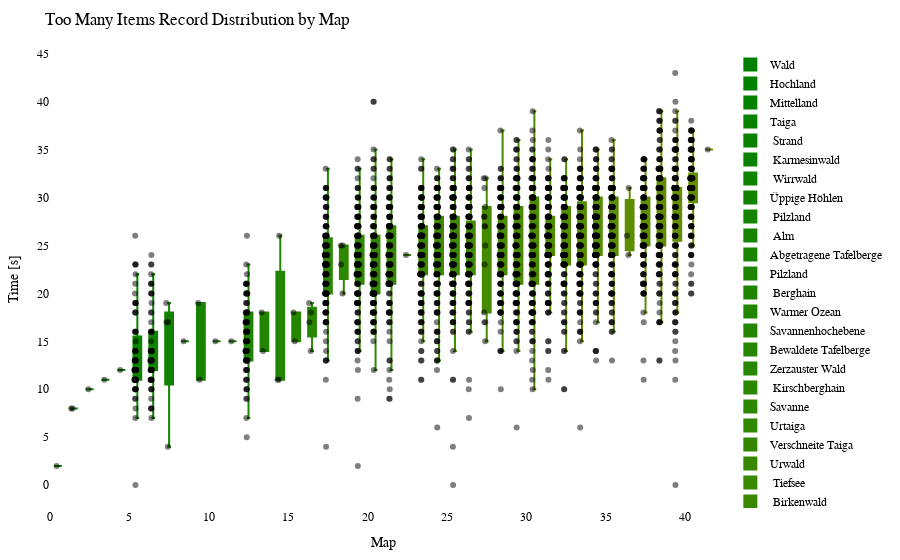

Notebook code cell kept with this figure:
### Code cell
import plotly.graph_objects as go
import plotly.io as pio

df = getRecordsDataframe(minigame="Sammelwahn")

# sort df columns by mean value 
df = df.reindex(df.mean().sort_values().index, axis=1)

# drop sum column
df = df.drop(columns=["Sum"])

# remove "Punkte" from all columns
df.columns = df.columns.str.replace('Punkte', '')

cmap = LinearSegmentedColormap.from_list("green_orange", ["green", "orange"])
colors = [to_hex(cmap(i / (num_columns - 1))) for i in range(num_columns)]

# Calculate the offset for centering the data points
num_columns = len(df.columns)
offset = 0.5

# Create a Swarm plot using Plotly
fig = go.Figure()

for i, (column, color) in enumerate(zip(df.columns, colors)):
    x_values = [i + offset] * len(df[column])  # Adjust x-values with offset for horizontal centering
    fig.add_trace(go.Box(x=x_values,
                         y=df[column],
                         name=column,
                         boxpoints='all',
                         pointpos=-0.5,  # Adjust point position to prevent overlapping
                         marker=dict(color='rgba(0,0,0,0.5)', size=6),  # Adjust marker color and size
                         line=dict(color=color),
                         fillcolor=color,
                         hovertext=df_to_html.index,
                         hoverinfo='name+text+y',
                         showlegend=True))

fig.update_layout(title="Too Many Items Record Distribution by Map",
                  xaxis=dict(title="Map"),
                  yaxis=dict(title="Time [s]"),
                  showlegend=True,
                  font=dict(family="Arial", size=12, color="black"),  # Customize font
                  plot_bgcolor="white",  # Set background color
                  margin=dict(l=50, r=50, t=50, b=50),  # Adjust margins for better layout
                  )

pio.show(fig)

pio.write_html(fig, "out/sammel_swarm_plot.html")

### Figure 1 — Plotly figure (JSON) as saved in the notebook; plotly's stock layout.template omitted (floating-point values rounded to 4 significant figures; data arrays with more than 128 entries replaced by an {"elided": "..."} marker saying what was removed)
{"data": [{"boxpoints": "all", "fillcolor": "#008000", "hoverinfo": "name+text+y", "hovertext": {"elided": "211 str values"}, "line": {"color": "#008000"}, "marker": {"color": "rgba(0,0,0,0.5)", "size": 6}, "name": "Wald", "pointpos": -0.5, "showlegend": true, "type": "box", "x": {"elided": "211 float values"}, "y": {"elided": "211 int values"}}, {"boxpoints": "all", "fillcolor": "#028000", "hoverinfo": "name+text+y", "hovertext": {"elided": "211 str values"}, "line": {"color": "#028000"}, "marker": {"color": "rgba(0,0,0,0.5)", "size": 6}, "name": "Hochland", "pointpos": -0.5, "showlegend": true, "type": "box", "x": {"elided": "211 float values"}, "y": {"elided": "211 int values"}}, {"boxpoints": "all", "fillcolor": "#058100", "hoverinfo": "name+text+y", "hovertext": {"elided": "211 str values"}, "line": {"color": "#058100"}, "marker": {"color": "rgba(0,0,0,0.5)", "size": 6}, "name": "Mittelland", "pointpos": -0.5, "showlegend": true, "type": "box", "x": {"elided": "211 float values"}, "y": {"elided": "211 int values"}}, {"boxpoints": "all", "fillcolor": "#078100", "hoverinfo": "name+text+y", "hovertext": {"elided": "211 str values"}, "line": {"color": "#078100"}, "marker": {"color": "rgba(0,0,0,0.5)", "size": 6}, "name": "Taiga", "pointpos": -0.5, "showlegend": true, "type": "box", "x": {"elided": "211 float values"}, "y": {"elided": "211 int values"}}, {"boxpoints": "all", "fillcolor": "#0a8100", "hoverinfo": "name+text+y", "hovertext": {"elided": "211 str values"}, "line": {"color": "#0a8100"}, "marker": {"color": "rgba(0,0,0,0.5)", "size": 6}, "name": " Strand", "pointpos": -0.5, "showlegend": true, "type": "box", "x": {"elided": "211 float values"}, "y": {"elided": "211 int values"}}, {"boxpoints": "all", "fillcolor": "#0c8200", "hoverinfo": "name+text+y", "hovertext": {"elided": "211 str values"}, "line": {"color": "#0c8200"}, "marker": {"color": "rgba(0,0,0,0.5)", "size": 6}, "name": " Karmesinwald", "pointpos": -0.5, "showlegend": true, "type": "box", "x": {"elided": "211 float values"}, "y": {"elided": "211 int values"}}, {"boxpoints": "all", "fillcolor": "#0f8200", "hoverinfo": "name+text+y", "hovertext": {"elided": "211 str values"}, "line": {"color": "#0f8200"}, "marker": {"color": "rgba(0,0,0,0.5)", "size": 6}, "name": " Wirrwald", "pointpos": -0.5, "showlegend": true, "type": "box", "x": {"elided": "211 float values"}, "y": {"elided": "211 int values"}}, {"boxpoints": "all", "fillcolor": "#118200", "hoverinfo": "name+text+y", "hovertext": {"elided": "211 str values"}, "line": {"color": "#118200"}, "marker": {"color": "rgba(0,0,0,0.5)", "size": 6}, "name": "Üppige Höhlen", "pointpos": -0.5, "showlegend": true, "type": "box", "x": {"elided": "211 float values"}, "y": {"elided": "211 int values"}}, {"boxpoints": "all", "fillcolor": "#148300", "hoverinfo": "name+text+y", "hovertext": {"elided": "211 str values"}, "line": {"color": "#148300"}, "marker": {"color": "rgba(0,0,0,0.5)", "size": 6}, "name": " Pilzland", "pointpos": -0.5, "showlegend": true, "type": "box", "x": {"elided": "211 float values"}, "y": {"elided": "211 int values"}}, {"boxpoints": "all", "fillcolor": "#178300", "hoverinfo": "name+text+y", "hovertext": {"elided": "211 str values"}, "line": {"color": "#178300"}, "marker": {"color": "rgba(0,0,0,0.5)", "size": 6}, "name": " Alm", "pointpos": -0.5, "showlegend": true, "type": "box", "x": {"elided": "211 float values"}, "y": {"elided": "211 int values"}}, {"boxpoints": "all", "fillcolor": "#198400", "hoverinfo": "name+text+y", "hovertext": {"elided": "211 str values"}, "line": {"color": "#198400"}, "marker": {"color": "rgba(0,0,0,0.5)", "size": 6}, "name": "Abgetragene Tafelberge", "pointpos": -0.5, "showlegend": true, "type": "box", "x": {"elided": "211 float values"}, "y": {"elided": "211 int values"}}, {"boxpoints": "all", "fillcolor": "#1c8400", "hoverinfo": "name+text+y", "hovertext": {"elided": "211 str values"}, "line": {"color": "#1c8400"}, "marker": {"color": "rgba(0,0,0,0.5)", "size": 6}, "name": "Pilzland", "pointpos": -0.5, "showlegend": true, "type": "box", "x": {"elided": "211 float values"}, "y": {"elided": "211 int values"}}, {"boxpoints": "all", "fillcolor": "#1e8400", "hoverinfo": "name+text+y", "hovertext": {"elided": "211 str values"}, "line": {"color": "#1e8400"}, "marker": {"color": "rgba(0,0,0,0.5)", "size": 6}, "name": " Berghain", "pointpos": -0.5, "showlegend": true, "type": "box", "x": {"elided": "211 float values"}, "y": {"elided": "211 int values"}}, {"boxpoints": "all", "fillcolor": "#218500", "hoverinfo": "name+text+y", "hovertext": {"elided": "211 str values"}, "line": {"color": "#218500"}, "marker": {"color": "rgba(0,0,0,0.5)", "size": 6}, "name": "Warmer Ozean", "pointpos": -0.5, "showlegend": true, "type": "box", "x": {"elided": "211 float values"}, "y": {"elided": "211 int values"}}, {"boxpoints": "all", "fillcolor": "#238500", "hoverinfo": "name+text+y", "hovertext": {"elided": "211 str values"}, "line": {"color": "#238500"}, "marker": {"color": "rgba(0,0,0,0.5)", "size": 6}, "name": "Savannenhochebene", "pointpos": -0.5, "showlegend": true, "type": "box", "x": {"elided": "211 float values"}, "y": {"elided": "211 int values"}}, {"boxpoints": "all", "fillcolor": "#268600", "hoverinfo": "name+text+y", "hovertext": {"elided": "211 str values"}, "line": {"color": "#268600"}, "marker": {"color": "rgba(0,0,0,0.5)", "size": 6}, "name": "Bewaldete Tafelberge", "pointpos": -0.5, "showlegend": true, "type": "box", "x": {"elided": "211 float values"}, "y": {"elided": "211 int values"}}, {"boxpoints": "all", "fillcolor": "#288600", "hoverinfo": "name+text+y", "hovertext": {"elided": "211 str values"}, "line": {"color": "#288600"}, "marker": {"color": "rgba(0,0,0,0.5)", "size": 6}, "name": "Zerzauster Wald", "pointpos": -0.5, "showlegend": true, "type": "box", "x": {"elided": "211 float values"}, "y": {"elided": "211 int values"}}, {"boxpoints": "all", "fillcolor": "#2b8600", "hoverinfo": "name+text+y", "hovertext": {"elided": "211 str values"}, "line": {"color": "#2b8600"}, "marker": {"color": "rgba(0,0,0,0.5)", "size": 6}, "name": " Kirschberghain", "pointpos": -0.5, "showlegend": true, "type": "box", "x": {"elided": "211 float values"}, "y": {"elided": "211 int values"}}, {"boxpoints": "all", "fillcolor": "#2e8700", "hoverinfo": "name+text+y", "hovertext": {"elided": "211 str values"}, "line": {"color": "#2e8700"}, "marker": {"color": "rgba(0,0,0,0.5)", "size": 6}, "name": "Savanne", "pointpos": -0.5, "showlegend": true, "type": "box", "x": {"elided": "211 float values"}, "y": {"elided": "211 int values"}}, {"boxpoints": "all", "fillcolor": "#308700", "hoverinfo": "name+text+y", "hovertext": {"elided": "211 str values"}, "line": {"color": "#308700"}, "marker": {"color": "rgba(0,0,0,0.5)", "size": 6}, "name": "Urtaiga", "pointpos": -0.5, "showlegend": true, "type": "box", "x": {"elided": "211 float values"}, "y": {"elided": "211 int values"}}, {"boxpoints": "all", "fillcolor": "#338700", "hoverinfo": "name+text+y", "hovertext": {"elided": "211 str values"}, "line": {"color": "#338700"}, "marker": {"color": "rgba(0,0,0,0.5)", "size": 6}, "name": "Verschneite Taiga", "pointpos": -0.5, "showlegend": true, "type": "box", "x": {"elided": "211 float values"}, "y": {"elided": "211 int values"}}, {"boxpoints": "all", "fillcolor": "#358800", "hoverinfo": "name+text+y", "hovertext": {"elided": "211 str values"}, "line": {"color": "#358800"}, "marker": {"color": "rgba(0,0,0,0.5)", "size": 6}, "name": "Urwald", "pointpos": -0.5, "showlegend": true, "type": "box", "x": {"elided": "211 float values"}, "y": {"elided": "211 int values"}}, {"boxpoints": "all", "fillcolor": "#388800", "hoverinfo": "name+text+y", "hovertext": {"elided": "211 str values"}, "line": {"color": "#388800"}, "marker": {"color": "rgba(0,0,0,0.5)", "size": 6}, "name": " Tiefsee", "pointpos": -0.5, "showlegend": true, "type": "box", "x": {"elided": "211 float values"}, "y": {"elided": "211 int values"}}, {"boxpoints": "all", "fillcolor": "#3a8800", "hoverinfo": "name+text+y", "hovertext": {"elided": "211 str values"}, "line": {"color": "#3a8800"}, "marker": {"color": "rgba(0,0,0,0.5)", "size": 6}, "name": " Birkenwald", "pointpos": -0.5, "showlegend": true, "type": "box", "x": {"elided": "211 float values"}, "y": {"elided": "211 int values"}}, {"boxpoints": "all", "fillcolor": "#3d8900", "hoverinfo": "name+text+y", "hovertext": {"elided": "211 str values"}, "line": {"color": "#3d8900"}, "marker": {"color": "rgba(0,0,0,0.5)", "size": 6}, "name": " Sumpf", "pointpos": -0.5, "showlegend": true, "type": "box", "x": {"elided": "211 float values"}, "y": {"elided": "211 int values"}}, {"boxpoints": "all", "fillcolor": "#408900", "hoverinfo": "name+text+y", "hovertext": {"elided": "211 str values"}, "line": {"color": "#408900"}, "marker": {"color": "rgba(0,0,0,0.5)", "size": 6}, "name": " Dschungel", "pointpos": -0.5, "showlegend": true, "type": "box", "x": {"elided": "211 float values"}, "y": {"elided": "211 int values"}}, {"boxpoints": "all", "fillcolor": "#428a00", "hoverinfo": "name+text+y", "hovertext": {"elided": "211 str values"}, "line": {"color": "#428a00"}, "marker": {"color": "rgba(0,0,0,0.5)", "size": 6}, "name": " Bambusdschungel", "pointpos": -0.5, "showlegend": true, "type": "box", "x": {"elided": "211 float values"}, "y": {"elided": "211 int values"}}, {"boxpoints": "all", "fillcolor": "#458a00", "hoverinfo": "name+text+y", "hovertext": {"elided": "211 str values"}, "line": {"color": "#458a00"}, "marker": {"color": "rgba(0,0,0,0.5)", "size": 6}, "name": "Blumenwald", "pointpos": -0.5, "showlegend": true, "type": "box", "x": {"elided": "211 float values"}, "y": {"elided": "211 int values"}}, {"boxpoints": "all", "fillcolor": "#478a00", "hoverinfo": "name+text+y", "hovertext": {"elided": "211 str values"}, "line": {"color": "#478a00"}, "marker": {"color": "rgba(0,0,0,0.5)", "size": 6}, "name": "Zerzauste Hügel", "pointpos": -0.5, "showlegend": true, "type": "box", "x": {"elided": "211 float values"}, "y": {"elided": "211 int values"}}, {"boxpoints": "all", "fillcolor": "#4a8b00", "hoverinfo": "name+text+y", "hovertext": {"elided": "211 str values"}, "line": {"color": "#4a8b00"}, "marker": {"color": "rgba(0,0,0,0.5)", "size": 6}, "name": " Taiga", "pointpos": -0.5, "showlegend": true, "type": "box", "x": {"elided": "211 float values"}, "y": {"elided": "211 int values"}}, {"boxpoints": "all", "fillcolor": "#4c8b00", "hoverinfo": "name+text+y", "hovertext": {"elided": "211 str values"}, "line": {"color": "#4c8b00"}, "marker": {"color": "rgba(0,0,0,0.5)", "size": 6}, "name": "Verschneite Ebene", "pointpos": -0.5, "showlegend": true, "type": "box", "x": {"elided": "211 float values"}, "y": {"elided": "211 int values"}}, {"boxpoints": "all", "fillcolor": "#4f8b00", "hoverinfo": "name+text+y", "hovertext": {"elided": "211 str values"}, "line": {"color": "#4f8b00"}, "marker": {"color": "rgba(0,0,0,0.5)", "size": 6}, "name": " Wald", "pointpos": -0.5, "showlegend": true, "type": "box", "x": {"elided": "211 float values"}, "y": {"elided": "211 int values"}}, {"boxpoints": "all", "fillcolor": "#518c00", "hoverinfo": "name+text+y", "hovertext": {"elided": "211 str values"}, "line": {"color": "#518c00"}, "marker": {"color": "rgba(0,0,0,0.5)", "size": 6}, "name": "Zerzauste Savanne", "pointpos": -0.5, "showlegend": true, "type": "box", "x": {"elided": "211 float values"}, "y": {"elided": "211 int values"}}, {"boxpoints": "all", "fillcolor": "#548c00", "hoverinfo": "name+text+y", "hovertext": {"elided": "211 str values"}, "line": {"color": "#548c00"}, "marker": {"color": "rgba(0,0,0,0.5)", "size": 6}, "name": " Savannenhochebene", "pointpos": -0.5, "showlegend": true, "type": "box", "x": {"elided": "211 float values"}, "y": {"elided": "211 int values"}}, {"boxpoints": "all", "fillcolor": "#578d00", "hoverinfo": "name+text+y", "hovertext": {"elided": "211 str values"}, "line": {"color": "#578d00"}, "marker": {"color": "rgba(0,0,0,0.5)", "size": 6}, "name": "Lichter Dschungel", "pointpos": -0.5, "showlegend": true, "type": "box", "x": {"elided": "211 float values"}, "y": {"elided": "211 int values"}}, {"boxpoints": "all", "fillcolor": "#598d00", "hoverinfo": "name+text+y", "hovertext": {"elided": "211 str values"}, "line": {"color": "#598d00"}, "marker": {"color": "rgba(0,0,0,0.5)", "size": 6}, "name": "Dichter Wald", "pointpos": -0.5, "showlegend": true, "type": "box", "x": {"elided": "211 float values"}, "y": {"elided": "211 int values"}}, {"boxpoints": "all", "fillcolor": "#5c8d00", "hoverinfo": "name+text+y", "hovertext": {"elided": "211 str values"}, "line": {"color": "#5c8d00"}, "marker": {"color": "rgba(0,0,0,0.5)", "size": 6}, "name": " Sonnenblumenebene", "pointpos": -0.5, "showlegend": true, "type": "box", "x": {"elided": "211 float values"}, "y": {"elided": "211 int values"}}, {"boxpoints": "all", "fillcolor": "#5e8e00", "hoverinfo": "name+text+y", "hovertext": {"elided": "211 str values"}, "line": {"color": "#5e8e00"}, "marker": {"color": "rgba(0,0,0,0.5)", "size": 6}, "name": "Sonnenblumenebene", "pointpos": -0.5, "showlegend": true, "type": "box", "x": {"elided": "211 float values"}, "y": {"elided": "211 int values"}}, {"boxpoints": "all", "fillcolor": "#618e00", "hoverinfo": "name+text+y", "hovertext": {"elided": "211 str values"}, "line": {"color": "#618e00"}, "marker": {"color": "rgba(0,0,0,0.5)", "size": 6}, "name": " Ebene", "pointpos": -0.5, "showlegend": true, "type": "box", "x": {"elided": "211 float values"}, "y": {"elided": "211 int values"}}, {"boxpoints": "all", "fillcolor": "#638e00", "hoverinfo": "name+text+y", "hovertext": {"elided": "211 str values"}, "line": {"color": "#638e00"}, "marker": {"color": "rgba(0,0,0,0.5)", "size": 6}, "name": " Savanne", "pointpos": -0.5, "showlegend": true, "type": "box", "x": {"elided": "211 float values"}, "y": {"elided": "211 int values"}}, {"boxpoints": "all", "fillcolor": "#668f00", "hoverinfo": "name+text+y", "hovertext": {"elided": "211 str values"}, "line": {"color": "#668f00"}, "marker": {"color": "rgba(0,0,0,0.5)", "size": 6}, "name": " Blumenwald", "pointpos": -0.5, "showlegend": true, "type": "box", "x": {"elided": "211 float values"}, "y": {"elided": "211 int values"}}, {"boxpoints": "all", "fillcolor": "#688f00", "hoverinfo": "name+text+y", "hovertext": {"elided": "211 str values"}, "line": {"color": "#688f00"}, "marker": {"color": "rgba(0,0,0,0.5)", "size": 6}, "name": " Tropfsteinhöhlen", "pointpos": -0.5, "showlegend": true, "type": "box", "x": {"elided": "211 float values"}, "y": {"elided": "211 int values"}}], "layout": {"font": {"color": "black", "family": "Arial", "size": 12}, "margin": {"b": 50, "l": 50, "r": 50, "t": 50}, "plot_bgcolor": "white", "showlegend": true, "title": {"text": "Too Many Items Record Distribution by Map"}, "xaxis": {"title": {"text": "Map"}}, "yaxis": {"title": {"text": "Time [s]"}}}}
